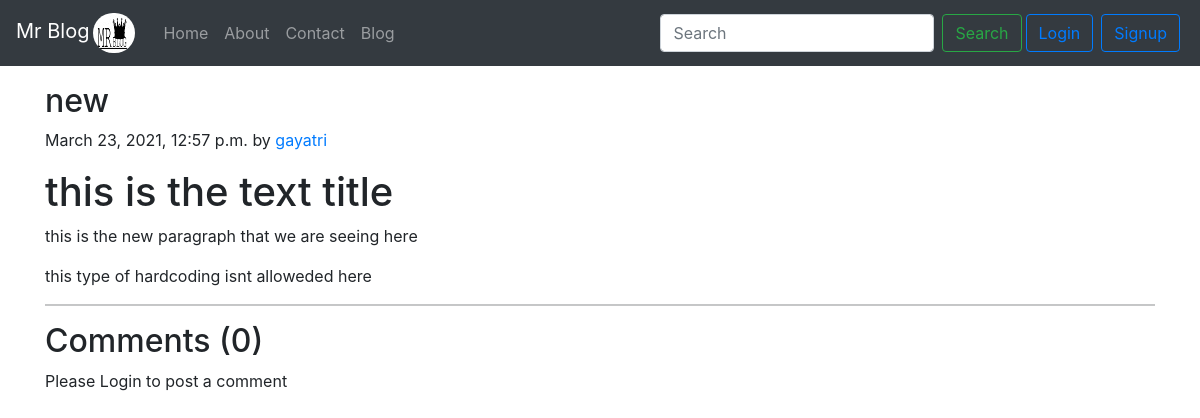
Page /blog/techl on the committed database.
### mrblog/models.py (models this page shows)
class Post(models.Model):
    sno = models.AutoField(primary_key=True)
    title = models.CharField(max_length=255)
    email = models.CharField(max_length=50)
    content = models.TextField()
    author = models.CharField(max_length=30)
    timeStamp = models.DateTimeField(blank=True)
    slug = models.CharField(max_length=130)
    def __str__(self):
        return self.title + ' by ' + self.author

### mrblog/views.py (the view)
# urls.py: path('<str:slug>', views.blogPost, name='blogPost')
def blogPost(request,slug):
    post=Post.objects.filter(slug=slug).first()
    comments=BlogComment.objects.filter(post=post, parent=None)
    replies = BlogComment.objects.filter(post=post).exclude(parent=None)
    replyDict={}
    for reply in replies:
        if reply.parent.sno not in replyDict.keys():
            replyDict[reply.parent.sno]=[reply]
        else:
            replyDict[reply.parent.sno].append(reply)
    print(replyDict)
    context={'post':post, 'comments':comments,'user':request.user, 'replyDict':replyDict}
    print(post)
    return render(request, 'blog/blogPost.html', context)

### templates/blog/blogPost.html (shortened to what this page needs)
{% extends 'base.html' %}
{%block body%}
{% load humanize %}
{% load extras %}
<div class="container my-3">
    <h2 class="blog-post-title">{{post.title}} </h2>
    <p class="blog-post-meta">{{post.timeStamp}} by <a href="/about">{{post.author}}</a> </p>
    <p>{{post.content|safe}}</p>
    <hr>
</div>
<div class="container">
    <h2>Comments ({{comments.count}})</h2>
    <div class="my-2">
        {% if user.is_authenticated %}
    <form action="/blog/postComment" method="post">
        {% csrf_token %}
        <div class="form-group">
            <label for="exampleInputEmail">Post Comment</label>
        <input type="text" name="comment" class="form-control" placeholder="enter your comment here">
              <input type="hidden" name="parentSno" value="{{comment.sno}}">
        </div>
        <input type="hidden" name="postSno" value="{{post.sno}}">
        <input type="submit" value="submit">
    </form>
        {% else %}
        <p>Please Login to post a comment</p>
        {% endif %}
         </div>
</div>
{%endblock body%}

### rows in the picture
Post: title "new", timeStamp "March 23, 2021, 12:57 p.m.", author "gayatri", content "this is the text title this is the new paragraph that we are seeing here this type of hardcoding isnt alloweded here"

### other values in the picture
{{ comments.count }} "0"
